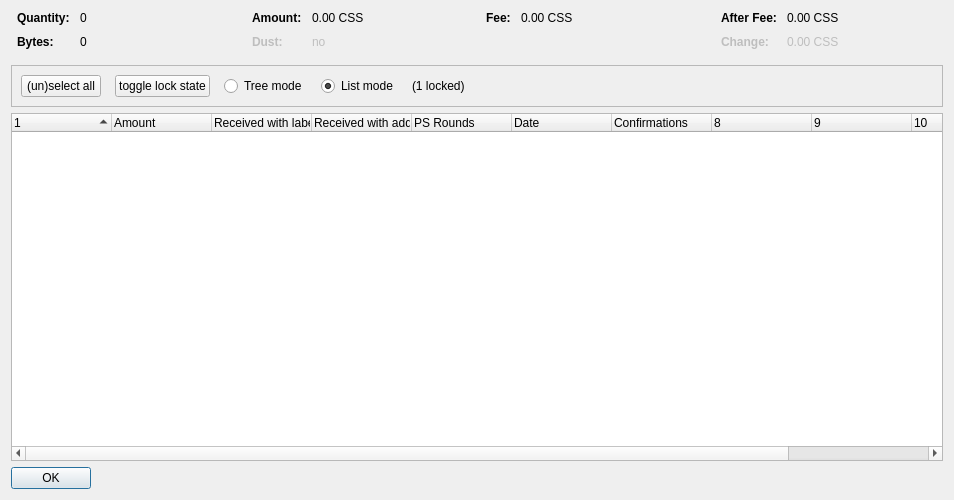
<?xml version="1.0" encoding="UTF-8"?>
<ui version="4.0">
 <class>CoinControlDialog</class>
 <widget class="QDialog" name="CoinControlDialog">
  <property name="geometry">
   <rect>
    <x>0</x>
    <y>0</y>
    <width>954</width>
    <height>500</height>
   </rect>
  </property>
  <property name="windowTitle">
   <string>Coin Selection</string>
  </property>
  <layout class="QVBoxLayout" name="verticalLayout">
   <item>
    <layout class="QHBoxLayout" name="horizontalLayoutTop" stretch="0,0,0,0">
     <property name="topMargin">
      <number>0</number>
     </property>
     <property name="bottomMargin">
      <number>10</number>
     </property>
     <item>
      <layout class="QFormLayout" name="formLayoutCoinControl1">
       <property name="horizontalSpacing">
        <number>10</number>
       </property>
       <property name="verticalSpacing">
        <number>10</number>
       </property>
       <property name="leftMargin">
        <number>6</number>
       </property>
       <property name="rightMargin">
        <number>6</number>
       </property>
       <item row="0" column="0">
        <widget class="QLabel" name="labelCoinControlQuantityText">
         <property name="font">
          <font>
           <weight>75</weight>
           <bold>true</bold>
          </font>
         </property>
         <property name="text">
          <string>Quantity:</string>
         </property>
        </widget>
       </item>
       <item row="0" column="1">
        <widget class="QLabel" name="labelCoinControlQuantity">
         <property name="cursor">
          <cursorShape>IBeamCursor</cursorShape>
         </property>
         <property name="contextMenuPolicy">
          <enum>Qt::ActionsContextMenu</enum>
         </property>
         <property name="text">
          <string notr="true">0</string>
         </property>
         <property name="textInteractionFlags">
          <set>Qt::LinksAccessibleByMouse|Qt::TextSelectableByKeyboard|Qt::TextSelectableByMouse</set>
         </property>
        </widget>
       </item>
       <item row="1" column="0">
        <widget class="QLabel" name="labelCoinControlBytesText">
         <property name="font">
          <font>
           <weight>75</weight>
           <bold>true</bold>
          </font>
         </property>
         <property name="text">
          <string>Bytes:</string>
         </property>
        </widget>
       </item>
       <item row="1" column="1">
        <widget class="QLabel" name="labelCoinControlBytes">
         <property name="cursor">
          <cursorShape>IBeamCursor</cursorShape>
         </property>
         <property name="contextMenuPolicy">
          <enum>Qt::ActionsContextMenu</enum>
         </property>
         <property name="text">
          <string notr="true">0</string>
         </property>
         <property name="textInteractionFlags">
          <set>Qt::LinksAccessibleByMouse|Qt::TextSelectableByKeyboard|Qt::TextSelectableByMouse</set>
         </property>
        </widget>
       </item>
      </layout>
     </item>
     <item>
      <layout class="QFormLayout" name="formLayoutCoinControl2">
       <property name="horizontalSpacing">
        <number>10</number>
       </property>
       <property name="verticalSpacing">
        <number>10</number>
       </property>
       <property name="leftMargin">
        <number>6</number>
       </property>
       <property name="rightMargin">
        <number>6</number>
       </property>
       <item row="0" column="0">
        <widget class="QLabel" name="labelCoinControlAmountText">
         <property name="font">
          <font>
           <weight>75</weight>
           <bold>true</bold>
          </font>
         </property>
         <property name="text">
          <string>Amount:</string>
         </property>
        </widget>
       </item>
       <item row="0" column="1">
        <widget class="QLabel" name="labelCoinControlAmount">
         <property name="cursor">
          <cursorShape>IBeamCursor</cursorShape>
         </property>
         <property name="contextMenuPolicy">
          <enum>Qt::ActionsContextMenu</enum>
         </property>
         <property name="text">
          <string notr="true">0.00 CSS</string>
         </property>
         <property name="textInteractionFlags">
          <set>Qt::LinksAccessibleByMouse|Qt::TextSelectableByKeyboard|Qt::TextSelectableByMouse</set>
         </property>
        </widget>
       </item>
       <item row="1" column="0">
        <widget class="QLabel" name="labelCoinControlLowOutputText">
         <property name="enabled">
          <bool>false</bool>
         </property>
         <property name="font">
          <font>
           <weight>75</weight>
           <bold>true</bold>
          </font>
         </property>
         <property name="text">
          <string>Dust:</string>
         </property>
        </widget>
       </item>
       <item row="1" column="1">
        <widget class="QLabel" name="labelCoinControlLowOutput">
         <property name="enabled">
          <bool>false</bool>
         </property>
         <property name="cursor">
          <cursorShape>IBeamCursor</cursorShape>
         </property>
         <property name="contextMenuPolicy">
          <enum>Qt::ActionsContextMenu</enum>
         </property>
         <property name="text">
          <string notr="true">no</string>
         </property>
         <property name="textInteractionFlags">
          <set>Qt::LinksAccessibleByMouse|Qt::TextSelectableByKeyboard|Qt::TextSelectableByMouse</set>
         </property>
        </widget>
       </item>
      </layout>
     </item>
     <item>
      <layout class="QFormLayout" name="formLayoutCoinControl3">
       <property name="horizontalSpacing">
        <number>10</number>
       </property>
       <property name="verticalSpacing">
        <number>10</number>
       </property>
       <property name="leftMargin">
        <number>6</number>
       </property>
       <property name="rightMargin">
        <number>6</number>
       </property>
       <item row="0" column="0">
        <widget class="QLabel" name="labelCoinControlFeeText">
         <property name="font">
          <font>
           <weight>75</weight>
           <bold>true</bold>
          </font>
         </property>
         <property name="text">
          <string>Fee:</string>
         </property>
        </widget>
       </item>
       <item row="0" column="1">
        <widget class="QLabel" name="labelCoinControlFee">
         <property name="cursor">
          <cursorShape>IBeamCursor</cursorShape>
         </property>
         <property name="contextMenuPolicy">
          <enum>Qt::ActionsContextMenu</enum>
         </property>
         <property name="text">
          <string notr="true">0.00 CSS</string>
         </property>
         <property name="textInteractionFlags">
          <set>Qt::LinksAccessibleByMouse|Qt::TextSelectableByKeyboard|Qt::TextSelectableByMouse</set>
         </property>
        </widget>
       </item>
      </layout>
     </item>
     <item>
      <layout class="QFormLayout" name="formLayoutCoinControl4">
       <property name="horizontalSpacing">
        <number>10</number>
       </property>
       <property name="verticalSpacing">
        <number>10</number>
       </property>
       <property name="leftMargin">
        <number>6</number>
       </property>
       <property name="rightMargin">
        <number>6</number>
       </property>
       <item row="0" column="0">
        <widget class="QLabel" name="labelCoinControlAfterFeeText">
         <property name="font">
          <font>
           <weight>75</weight>
           <bold>true</bold>
          </font>
         </property>
         <property name="text">
          <string>After Fee:</string>
         </property>
        </widget>
       </item>
       <item row="0" column="1">
        <widget class="QLabel" name="labelCoinControlAfterFee">
         <property name="cursor">
          <cursorShape>IBeamCursor</cursorShape>
         </property>
         <property name="contextMenuPolicy">
          <enum>Qt::ActionsContextMenu</enum>
         </property>
         <property name="text">
          <string notr="true">0.00 CSS</string>
         </property>
         <property name="textInteractionFlags">
          <set>Qt::LinksAccessibleByMouse|Qt::TextSelectableByKeyboard|Qt::TextSelectableByMouse</set>
         </property>
        </widget>
       </item>
       <item row="1" column="0">
        <widget class="QLabel" name="labelCoinControlChangeText">
         <property name="enabled">
          <bool>false</bool>
         </property>
         <property name="font">
          <font>
           <weight>75</weight>
           <bold>true</bold>
          </font>
         </property>
         <property name="text">
          <string>Change:</string>
         </property>
        </widget>
       </item>
       <item row="1" column="1">
        <widget class="QLabel" name="labelCoinControlChange">
         <property name="enabled">
          <bool>false</bool>
         </property>
         <property name="cursor">
          <cursorShape>IBeamCursor</cursorShape>
         </property>
         <property name="contextMenuPolicy">
          <enum>Qt::ActionsContextMenu</enum>
         </property>
         <property name="text">
          <string notr="true">0.00 CSS</string>
         </property>
         <property name="textInteractionFlags">
          <set>Qt::LinksAccessibleByMouse|Qt::TextSelectableByKeyboard|Qt::TextSelectableByMouse</set>
         </property>
        </widget>
       </item>
      </layout>
     </item>
    </layout>
   </item>
   <item>
    <widget class="QFrame" name="frame">
     <property name="minimumSize">
      <size>
       <width>0</width>
       <height>40</height>
      </size>
     </property>
     <property name="frameShape">
      <enum>QFrame::StyledPanel</enum>
     </property>
     <property name="frameShadow">
      <enum>QFrame::Sunken</enum>
     </property>
     <layout class="QHBoxLayout" name="horizontalLayout">
      <item>
       <layout class="QHBoxLayout" name="horizontalLayoutPanel" stretch="0,0,0,0,0,0">
        <property name="spacing">
         <number>14</number>
        </property>
        <item>
         <widget class="QPushButton" name="pushButtonSelectAll">
          <property name="sizePolicy">
           <sizepolicy hsizetype="Maximum" vsizetype="Fixed">
            <horstretch>0</horstretch>
            <verstretch>0</verstretch>
           </sizepolicy>
          </property>
          <property name="text">
           <string>(un)select all</string>
          </property>
          <property name="autoDefault">
           <bool>false</bool>
          </property>
         </widget>
        </item>
        <item>
         <widget class="QPushButton" name="pushButtonToggleLock">
          <property name="sizePolicy">
           <sizepolicy hsizetype="Maximum" vsizetype="Fixed">
            <horstretch>0</horstretch>
            <verstretch>0</verstretch>
           </sizepolicy>
          </property>
          <property name="text">
           <string>toggle lock state</string>
          </property>
          <property name="autoDefault">
           <bool>false</bool>
          </property>
         </widget>
        </item>
        <item>
         <widget class="QRadioButton" name="radioTreeMode">
          <property name="sizePolicy">
           <sizepolicy hsizetype="Maximum" vsizetype="Fixed">
            <horstretch>0</horstretch>
            <verstretch>0</verstretch>
           </sizepolicy>
          </property>
          <property name="text">
           <string>Tree mode</string>
          </property>
         </widget>
        </item>
        <item>
         <widget class="QRadioButton" name="radioListMode">
          <property name="sizePolicy">
           <sizepolicy hsizetype="Maximum" vsizetype="Fixed">
            <horstretch>0</horstretch>
            <verstretch>0</verstretch>
           </sizepolicy>
          </property>
          <property name="text">
           <string>List mode</string>
          </property>
          <property name="checked">
           <bool>true</bool>
          </property>
         </widget>
        </item>
        <item>
         <widget class="QLabel" name="labelLocked">
          <property name="text">
           <string>(1 locked)</string>
          </property>
         </widget>
        </item>
        <item>
         <spacer name="horizontalSpacer">
          <property name="orientation">
           <enum>Qt::Horizontal</enum>
          </property>
          <property name="sizeHint" stdset="0">
           <size>
            <width>40</width>
            <height>20</height>
           </size>
          </property>
         </spacer>
        </item>
       </layout>
      </item>
     </layout>
    </widget>
   </item>
   <item>
    <widget class="CoinControlTreeWidget" name="treeWidget">
     <property name="contextMenuPolicy">
      <enum>Qt::CustomContextMenu</enum>
     </property>
     <property name="sortingEnabled">
      <bool>false</bool>
     </property>
     <property name="columnCount">
      <number>11</number>
     </property>
     <attribute name="headerShowSortIndicator" stdset="0">
      <bool>true</bool>
     </attribute>
     <attribute name="headerStretchLastSection">
      <bool>false</bool>
     </attribute>
     <column>
      <property name="text">
       <string/>
      </property>
     </column>
     <column>
      <property name="text">
       <string>Amount</string>
      </property>
     </column>
     <column>
      <property name="text">
       <string>Received with label</string>
      </property>
     </column>
     <column>
      <property name="text">
       <string>Received with address</string>
      </property>
     </column>
     <column>
      <property name="text">
       <string>PS Rounds</string>
      </property>
     </column>
     <column>
      <property name="text">
       <string>Date</string>
      </property>
     </column>
     <column>
      <property name="text">
       <string>Confirmations</string>
      </property>
      <property name="toolTip">
       <string>Confirmed</string>
      </property>
     </column>
     <column>
      <property name="text">
       <string/>
      </property>
     </column>
     <column>
      <property name="text">
       <string/>
      </property>
     </column>
     <column>
      <property name="text">
       <string/>
      </property>
     </column>
     <column>
      <property name="text">
       <string/>
      </property>
     </column>
    </widget>
   </item>
   <item>
    <widget class="QDialogButtonBox" name="buttonBox">
     <property name="sizePolicy">
      <sizepolicy hsizetype="Maximum" vsizetype="Fixed">
       <horstretch>0</horstretch>
       <verstretch>0</verstretch>
      </sizepolicy>
     </property>
     <property name="orientation">
      <enum>Qt::Horizontal</enum>
     </property>
     <property name="standardButtons">
      <set>QDialogButtonBox::Ok</set>
     </property>
    </widget>
   </item>
  </layout>
 </widget>
 <customwidgets>
  <customwidget>
   <class>CoinControlTreeWidget</class>
   <extends>QTreeWidget</extends>
   <header>coincontroltreewidget.h</header>
  </customwidget>
 </customwidgets>
 <resources/>
 <connections/>
</ui>
